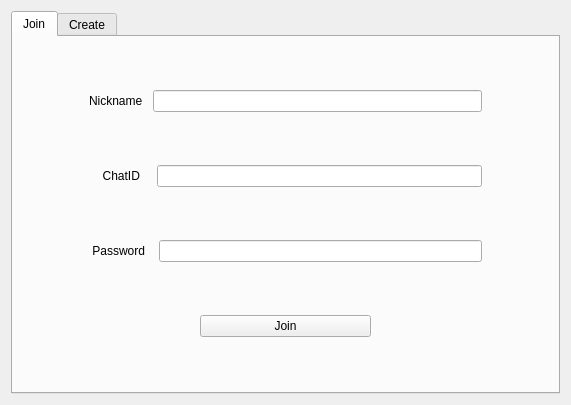
<?xml version="1.0" encoding="UTF-8"?>
<ui version="4.0">
 <class>EntranceFormClass</class>
 <widget class="QWidget" name="EntranceFormClass">
  <property name="geometry">
   <rect>
    <x>0</x>
    <y>0</y>
    <width>571</width>
    <height>405</height>
   </rect>
  </property>
  <property name="sizePolicy">
   <sizepolicy hsizetype="Expanding" vsizetype="Expanding">
    <horstretch>0</horstretch>
    <verstretch>0</verstretch>
   </sizepolicy>
  </property>
  <property name="windowTitle">
   <string>roomEnter</string>
  </property>
  <property name="styleSheet">
   <string notr="true"/>
  </property>
  <layout class="QVBoxLayout" name="verticalLayout">
   <item>
    <widget class="QTabWidget" name="tabWidget">
     <property name="font">
      <font>
       <family>Segoe UI</family>
       <pointsize>9</pointsize>
       <weight>50</weight>
       <bold>false</bold>
      </font>
     </property>
     <property name="tabPosition">
      <enum>QTabWidget::North</enum>
     </property>
     <property name="currentIndex">
      <number>0</number>
     </property>
     <widget class="QWidget" name="tabJoin">
      <attribute name="title">
       <string>Join</string>
      </attribute>
      <layout class="QVBoxLayout" name="verticalLayout_3">
       <item>
        <layout class="QHBoxLayout" name="horizontalLayout_12">
         <property name="spacing">
          <number>10</number>
         </property>
         <property name="sizeConstraint">
          <enum>QLayout::SetDefaultConstraint</enum>
         </property>
         <property name="leftMargin">
          <number>15</number>
         </property>
         <property name="topMargin">
          <number>5</number>
         </property>
         <property name="rightMargin">
          <number>15</number>
         </property>
         <property name="bottomMargin">
          <number>5</number>
         </property>
         <item>
          <spacer name="horizontalSpacer_21">
           <property name="orientation">
            <enum>Qt::Horizontal</enum>
           </property>
           <property name="sizeType">
            <enum>QSizePolicy::Preferred</enum>
           </property>
           <property name="sizeHint" stdset="0">
            <size>
             <width>50</width>
             <height>20</height>
            </size>
           </property>
          </spacer>
         </item>
         <item>
          <widget class="QLabel" name="MyJoinNickname_3">
           <property name="font">
            <font>
             <family>Segoe UI</family>
             <pointsize>9</pointsize>
             <weight>50</weight>
             <bold>false</bold>
            </font>
           </property>
           <property name="text">
            <string>Nickname</string>
           </property>
          </widget>
         </item>
         <item>
          <widget class="QLineEdit" name="joinNickname">
           <property name="font">
            <font>
             <family>Segoe UI</family>
             <pointsize>9</pointsize>
             <weight>50</weight>
             <bold>false</bold>
            </font>
           </property>
          </widget>
         </item>
         <item>
          <spacer name="horizontalSpacer_22">
           <property name="orientation">
            <enum>Qt::Horizontal</enum>
           </property>
           <property name="sizeType">
            <enum>QSizePolicy::Preferred</enum>
           </property>
           <property name="sizeHint" stdset="0">
            <size>
             <width>50</width>
             <height>20</height>
            </size>
           </property>
          </spacer>
         </item>
        </layout>
       </item>
       <item>
        <layout class="QHBoxLayout" name="horizontalLayout_9">
         <property name="spacing">
          <number>10</number>
         </property>
         <property name="sizeConstraint">
          <enum>QLayout::SetDefaultConstraint</enum>
         </property>
         <property name="leftMargin">
          <number>22</number>
         </property>
         <property name="topMargin">
          <number>5</number>
         </property>
         <property name="rightMargin">
          <number>15</number>
         </property>
         <property name="bottomMargin">
          <number>5</number>
         </property>
         <item>
          <spacer name="horizontalSpacer_15">
           <property name="orientation">
            <enum>Qt::Horizontal</enum>
           </property>
           <property name="sizeType">
            <enum>QSizePolicy::Preferred</enum>
           </property>
           <property name="sizeHint" stdset="0">
            <size>
             <width>50</width>
             <height>20</height>
            </size>
           </property>
          </spacer>
         </item>
         <item>
          <widget class="QLabel" name="ChatID_3">
           <property name="sizePolicy">
            <sizepolicy hsizetype="Fixed" vsizetype="Preferred">
             <horstretch>0</horstretch>
             <verstretch>0</verstretch>
            </sizepolicy>
           </property>
           <property name="font">
            <font>
             <family>Segoe UI</family>
             <pointsize>9</pointsize>
             <weight>50</weight>
             <bold>false</bold>
            </font>
           </property>
           <property name="text">
            <string>  ChatID  </string>
           </property>
          </widget>
         </item>
         <item>
          <widget class="QLineEdit" name="ChatID_4">
           <property name="font">
            <font>
             <family>Segoe UI</family>
             <pointsize>9</pointsize>
             <weight>50</weight>
             <bold>false</bold>
            </font>
           </property>
          </widget>
         </item>
         <item>
          <spacer name="horizontalSpacer_16">
           <property name="orientation">
            <enum>Qt::Horizontal</enum>
           </property>
           <property name="sizeType">
            <enum>QSizePolicy::Preferred</enum>
           </property>
           <property name="sizeHint" stdset="0">
            <size>
             <width>50</width>
             <height>20</height>
            </size>
           </property>
          </spacer>
         </item>
        </layout>
       </item>
       <item>
        <layout class="QHBoxLayout" name="horizontalLayout_10">
         <property name="spacing">
          <number>10</number>
         </property>
         <property name="sizeConstraint">
          <enum>QLayout::SetNoConstraint</enum>
         </property>
         <property name="leftMargin">
          <number>15</number>
         </property>
         <property name="topMargin">
          <number>5</number>
         </property>
         <property name="rightMargin">
          <number>15</number>
         </property>
         <property name="bottomMargin">
          <number>5</number>
         </property>
         <item>
          <spacer name="horizontalSpacer_17">
           <property name="orientation">
            <enum>Qt::Horizontal</enum>
           </property>
           <property name="sizeType">
            <enum>QSizePolicy::Preferred</enum>
           </property>
           <property name="sizeHint" stdset="0">
            <size>
             <width>50</width>
             <height>20</height>
            </size>
           </property>
          </spacer>
         </item>
         <item>
          <widget class="QLabel" name="ExistRoomPassword_3">
           <property name="font">
            <font>
             <family>Segoe UI</family>
             <pointsize>9</pointsize>
             <weight>50</weight>
             <bold>false</bold>
            </font>
           </property>
           <property name="text">
            <string> Password </string>
           </property>
          </widget>
         </item>
         <item>
          <widget class="QLineEdit" name="joinRoomPassword">
           <property name="font">
            <font>
             <family>Segoe UI</family>
             <pointsize>9</pointsize>
             <weight>50</weight>
             <bold>false</bold>
            </font>
           </property>
           <property name="echoMode">
            <enum>QLineEdit::Password</enum>
           </property>
          </widget>
         </item>
         <item>
          <spacer name="horizontalSpacer_18">
           <property name="orientation">
            <enum>Qt::Horizontal</enum>
           </property>
           <property name="sizeType">
            <enum>QSizePolicy::Preferred</enum>
           </property>
           <property name="sizeHint" stdset="0">
            <size>
             <width>50</width>
             <height>20</height>
            </size>
           </property>
          </spacer>
         </item>
        </layout>
       </item>
       <item>
        <layout class="QHBoxLayout" name="horizontalLayout_11">
         <property name="spacing">
          <number>9</number>
         </property>
         <property name="leftMargin">
          <number>5</number>
         </property>
         <property name="topMargin">
          <number>5</number>
         </property>
         <property name="rightMargin">
          <number>5</number>
         </property>
         <property name="bottomMargin">
          <number>5</number>
         </property>
         <item>
          <spacer name="horizontalSpacer_19">
           <property name="orientation">
            <enum>Qt::Horizontal</enum>
           </property>
           <property name="sizeHint" stdset="0">
            <size>
             <width>40</width>
             <height>20</height>
            </size>
           </property>
          </spacer>
         </item>
         <item>
          <widget class="QPushButton" name="JoinRoom_2">
           <property name="sizePolicy">
            <sizepolicy hsizetype="MinimumExpanding" vsizetype="Fixed">
             <horstretch>0</horstretch>
             <verstretch>0</verstretch>
            </sizepolicy>
           </property>
           <property name="font">
            <font>
             <family>Segoe UI</family>
             <pointsize>9</pointsize>
             <weight>50</weight>
             <bold>false</bold>
            </font>
           </property>
           <property name="text">
            <string>Join</string>
           </property>
          </widget>
         </item>
         <item>
          <spacer name="horizontalSpacer_20">
           <property name="orientation">
            <enum>Qt::Horizontal</enum>
           </property>
           <property name="sizeHint" stdset="0">
            <size>
             <width>40</width>
             <height>20</height>
            </size>
           </property>
          </spacer>
         </item>
        </layout>
       </item>
      </layout>
     </widget>
     <widget class="QWidget" name="tabCreate">
      <attribute name="title">
       <string>Create</string>
      </attribute>
      <layout class="QVBoxLayout" name="verticalLayout_4">
       <item>
        <layout class="QHBoxLayout" name="horizontalLayout_14">
         <property name="spacing">
          <number>10</number>
         </property>
         <property name="sizeConstraint">
          <enum>QLayout::SetDefaultConstraint</enum>
         </property>
         <property name="leftMargin">
          <number>15</number>
         </property>
         <property name="topMargin">
          <number>5</number>
         </property>
         <property name="rightMargin">
          <number>15</number>
         </property>
         <property name="bottomMargin">
          <number>5</number>
         </property>
         <item>
          <spacer name="horizontalSpacer_25">
           <property name="orientation">
            <enum>Qt::Horizontal</enum>
           </property>
           <property name="sizeType">
            <enum>QSizePolicy::Preferred</enum>
           </property>
           <property name="sizeHint" stdset="0">
            <size>
             <width>50</width>
             <height>20</height>
            </size>
           </property>
          </spacer>
         </item>
         <item>
          <widget class="QLabel" name="MyNickname_3">
           <property name="font">
            <font>
             <family>Segoe UI</family>
             <pointsize>9</pointsize>
             <weight>50</weight>
             <bold>false</bold>
            </font>
           </property>
           <property name="text">
            <string>Nickname </string>
           </property>
          </widget>
         </item>
         <item>
          <widget class="QLineEdit" name="createNickname">
           <property name="font">
            <font>
             <family>Segoe UI</family>
             <pointsize>9</pointsize>
             <weight>50</weight>
             <bold>false</bold>
            </font>
           </property>
          </widget>
         </item>
         <item>
          <spacer name="horizontalSpacer_26">
           <property name="orientation">
            <enum>Qt::Horizontal</enum>
           </property>
           <property name="sizeType">
            <enum>QSizePolicy::Preferred</enum>
           </property>
           <property name="sizeHint" stdset="0">
            <size>
             <width>50</width>
             <height>20</height>
            </size>
           </property>
          </spacer>
         </item>
        </layout>
       </item>
       <item>
        <layout class="QHBoxLayout" name="horizontalLayout_15">
         <property name="spacing">
          <number>10</number>
         </property>
         <property name="sizeConstraint">
          <enum>QLayout::SetNoConstraint</enum>
         </property>
         <property name="leftMargin">
          <number>15</number>
         </property>
         <property name="topMargin">
          <number>5</number>
         </property>
         <property name="rightMargin">
          <number>15</number>
         </property>
         <property name="bottomMargin">
          <number>5</number>
         </property>
         <item>
          <spacer name="horizontalSpacer_27">
           <property name="orientation">
            <enum>Qt::Horizontal</enum>
           </property>
           <property name="sizeType">
            <enum>QSizePolicy::Preferred</enum>
           </property>
           <property name="sizeHint" stdset="0">
            <size>
             <width>50</width>
             <height>20</height>
            </size>
           </property>
          </spacer>
         </item>
         <item>
          <widget class="QLabel" name="NewRoomPassword_3">
           <property name="font">
            <font>
             <family>Segoe UI</family>
             <pointsize>9</pointsize>
             <weight>50</weight>
             <bold>false</bold>
            </font>
           </property>
           <property name="text">
            <string>  Password </string>
           </property>
          </widget>
         </item>
         <item>
          <widget class="QLineEdit" name="createRoomPassword">
           <property name="font">
            <font>
             <family>Segoe UI</family>
             <pointsize>9</pointsize>
             <weight>50</weight>
             <bold>false</bold>
            </font>
           </property>
           <property name="echoMode">
            <enum>QLineEdit::Password</enum>
           </property>
          </widget>
         </item>
         <item>
          <spacer name="horizontalSpacer_28">
           <property name="orientation">
            <enum>Qt::Horizontal</enum>
           </property>
           <property name="sizeType">
            <enum>QSizePolicy::Preferred</enum>
           </property>
           <property name="sizeHint" stdset="0">
            <size>
             <width>50</width>
             <height>20</height>
            </size>
           </property>
          </spacer>
         </item>
        </layout>
       </item>
       <item>
        <spacer name="verticalSpacer_4">
         <property name="orientation">
          <enum>Qt::Vertical</enum>
         </property>
         <property name="sizeType">
          <enum>QSizePolicy::Fixed</enum>
         </property>
         <property name="sizeHint" stdset="0">
          <size>
           <width>20</width>
           <height>40</height>
          </size>
         </property>
        </spacer>
       </item>
       <item>
        <layout class="QHBoxLayout" name="horizontalLayout_13">
         <property name="spacing">
          <number>9</number>
         </property>
         <property name="leftMargin">
          <number>5</number>
         </property>
         <property name="topMargin">
          <number>5</number>
         </property>
         <property name="rightMargin">
          <number>5</number>
         </property>
         <property name="bottomMargin">
          <number>5</number>
         </property>
         <item>
          <spacer name="horizontalSpacer_23">
           <property name="orientation">
            <enum>Qt::Horizontal</enum>
           </property>
           <property name="sizeHint" stdset="0">
            <size>
             <width>40</width>
             <height>20</height>
            </size>
           </property>
          </spacer>
         </item>
         <item>
          <widget class="QPushButton" name="CreateNewRoom_2">
           <property name="sizePolicy">
            <sizepolicy hsizetype="MinimumExpanding" vsizetype="Fixed">
             <horstretch>0</horstretch>
             <verstretch>0</verstretch>
            </sizepolicy>
           </property>
           <property name="font">
            <font>
             <family>Segoe UI</family>
             <pointsize>9</pointsize>
             <weight>50</weight>
             <bold>false</bold>
            </font>
           </property>
           <property name="text">
            <string>Create</string>
           </property>
          </widget>
         </item>
         <item>
          <spacer name="horizontalSpacer_24">
           <property name="orientation">
            <enum>Qt::Horizontal</enum>
           </property>
           <property name="sizeHint" stdset="0">
            <size>
             <width>40</width>
             <height>20</height>
            </size>
           </property>
          </spacer>
         </item>
        </layout>
       </item>
      </layout>
     </widget>
    </widget>
   </item>
  </layout>
 </widget>
 <layoutdefault spacing="6" margin="11"/>
 <resources/>
 <connections/>
</ui>
